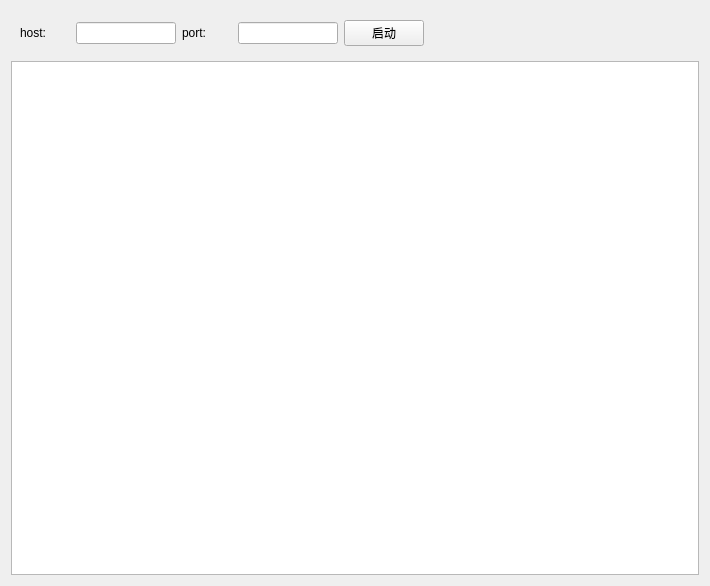
<?xml version="1.0" encoding="UTF-8"?>
<ui version="4.0">
 <class>Form</class>
 <widget class="QWidget" name="Form">
  <property name="geometry">
   <rect>
    <x>0</x>
    <y>0</y>
    <width>710</width>
    <height>586</height>
   </rect>
  </property>
  <property name="windowTitle">
   <string>http</string>
  </property>
  <layout class="QVBoxLayout" name="verticalLayout">
   <item>
    <widget class="QWidget" name="widget" native="true">
     <layout class="QHBoxLayout" name="horizontalLayout">
      <item>
       <widget class="QLabel" name="lab">
        <property name="minimumSize">
         <size>
          <width>50</width>
          <height>0</height>
         </size>
        </property>
        <property name="maximumSize">
         <size>
          <width>50</width>
          <height>16777215</height>
         </size>
        </property>
        <property name="text">
         <string>host:</string>
        </property>
       </widget>
      </item>
      <item>
       <widget class="QLineEdit" name="host_edit">
        <property name="minimumSize">
         <size>
          <width>100</width>
          <height>0</height>
         </size>
        </property>
        <property name="maximumSize">
         <size>
          <width>100</width>
          <height>16777215</height>
         </size>
        </property>
       </widget>
      </item>
      <item>
       <widget class="QLabel" name="lab_2">
        <property name="minimumSize">
         <size>
          <width>50</width>
          <height>0</height>
         </size>
        </property>
        <property name="maximumSize">
         <size>
          <width>50</width>
          <height>16777215</height>
         </size>
        </property>
        <property name="text">
         <string>port:</string>
        </property>
       </widget>
      </item>
      <item>
       <widget class="QLineEdit" name="port_edit">
        <property name="minimumSize">
         <size>
          <width>100</width>
          <height>0</height>
         </size>
        </property>
        <property name="maximumSize">
         <size>
          <width>100</width>
          <height>16777215</height>
         </size>
        </property>
       </widget>
      </item>
      <item>
       <widget class="QPushButton" name="start">
        <property name="text">
         <string>启动</string>
        </property>
       </widget>
      </item>
      <item>
       <spacer name="horizontalSpacer">
        <property name="orientation">
         <enum>Qt::Horizontal</enum>
        </property>
        <property name="sizeHint" stdset="0">
         <size>
          <width>40</width>
          <height>20</height>
         </size>
        </property>
       </spacer>
      </item>
     </layout>
    </widget>
   </item>
   <item>
    <widget class="QTextBrowser" name="content"/>
   </item>
  </layout>
 </widget>
 <resources/>
 <connections/>
</ui>
